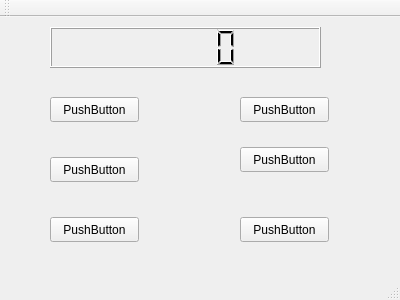
<?xml version="1.0" encoding="UTF-8"?>
<ui version="4.0">
 <class>MainWindow</class>
 <widget class="QMainWindow" name="MainWindow">
  <property name="geometry">
   <rect>
    <x>0</x>
    <y>0</y>
    <width>400</width>
    <height>300</height>
   </rect>
  </property>
  <property name="windowTitle">
   <string>MainWindow</string>
  </property>
  <widget class="QWidget" name="centralWidget">
   <widget class="QPushButton" name="pushButton">
    <property name="geometry">
     <rect>
      <x>50</x>
      <y>80</y>
      <width>89</width>
      <height>25</height>
     </rect>
    </property>
    <property name="text">
     <string>PushButton</string>
    </property>
   </widget>
   <widget class="QPushButton" name="pushButton_2">
    <property name="geometry">
     <rect>
      <x>50</x>
      <y>140</y>
      <width>89</width>
      <height>25</height>
     </rect>
    </property>
    <property name="text">
     <string>PushButton</string>
    </property>
   </widget>
   <widget class="QPushButton" name="pushButton_3">
    <property name="geometry">
     <rect>
      <x>50</x>
      <y>200</y>
      <width>89</width>
      <height>25</height>
     </rect>
    </property>
    <property name="text">
     <string>PushButton</string>
    </property>
   </widget>
   <widget class="QPushButton" name="pushButton_4">
    <property name="geometry">
     <rect>
      <x>240</x>
      <y>80</y>
      <width>89</width>
      <height>25</height>
     </rect>
    </property>
    <property name="text">
     <string>PushButton</string>
    </property>
   </widget>
   <widget class="QPushButton" name="pushButton_5">
    <property name="geometry">
     <rect>
      <x>240</x>
      <y>200</y>
      <width>89</width>
      <height>25</height>
     </rect>
    </property>
    <property name="text">
     <string>PushButton</string>
    </property>
   </widget>
   <widget class="QPushButton" name="pushButton_6">
    <property name="geometry">
     <rect>
      <x>240</x>
      <y>130</y>
      <width>89</width>
      <height>25</height>
     </rect>
    </property>
    <property name="text">
     <string>PushButton</string>
    </property>
   </widget>
   <widget class="QLCDNumber" name="lcdNumber">
    <property name="geometry">
     <rect>
      <x>50</x>
      <y>10</y>
      <width>271</width>
      <height>41</height>
     </rect>
    </property>
   </widget>
  </widget>
  <widget class="QMenuBar" name="menuBar">
   <property name="geometry">
    <rect>
     <x>0</x>
     <y>0</y>
     <width>400</width>
     <height>22</height>
    </rect>
   </property>
  </widget>
  <widget class="QToolBar" name="mainToolBar">
   <attribute name="toolBarArea">
    <enum>TopToolBarArea</enum>
   </attribute>
   <attribute name="toolBarBreak">
    <bool>false</bool>
   </attribute>
  </widget>
  <widget class="QStatusBar" name="statusBar"/>
 </widget>
 <layoutdefault spacing="6" margin="11"/>
 <resources/>
 <connections/>
</ui>
